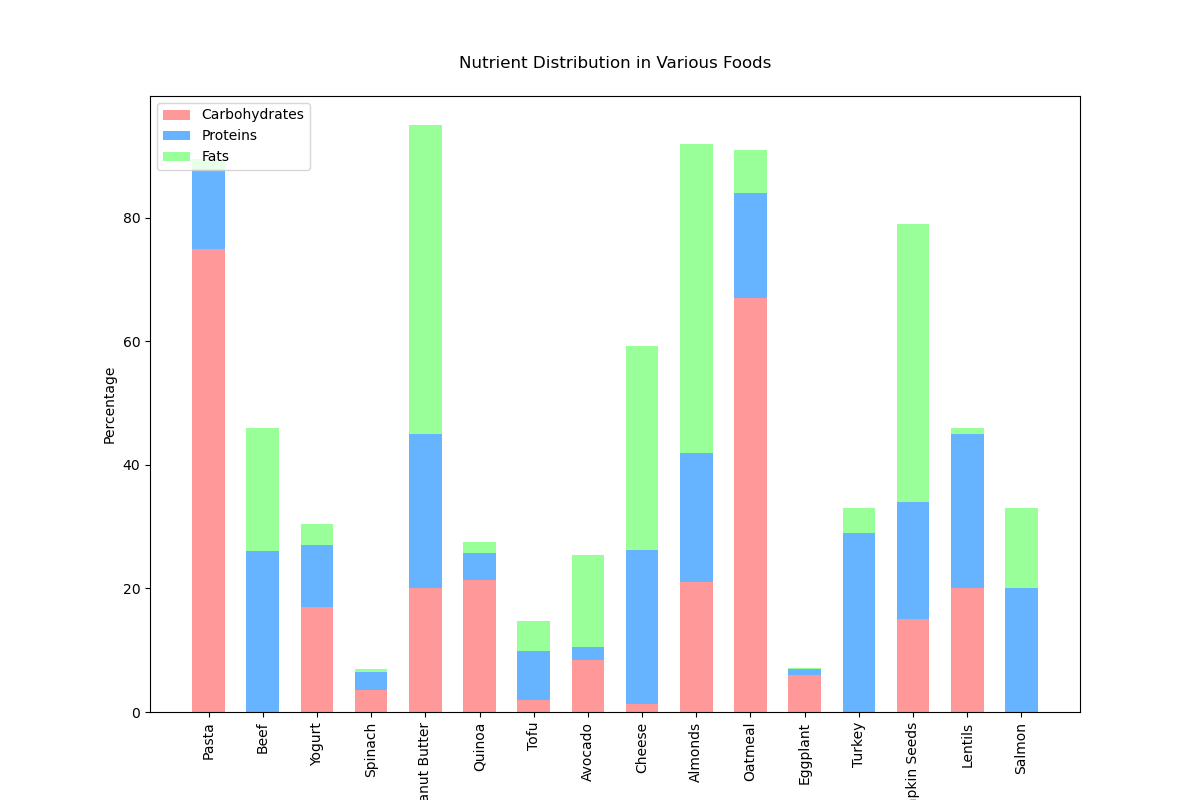

Source code (Python):

import matplotlib.pyplot as plt
import numpy as np

# Data
foods = ['Pasta', 'Beef', 'Yogurt', 'Spinach', 'Peanut Butter', 'Quinoa', 'Tofu', 'Avocado', 'Cheese', 'Almonds', 'Oatmeal', 'Eggplant', 'Turkey', 'Pumpkin Seeds', 'Lentils', 'Salmon']
carbs = [75, 0, 17, 3.6, 20, 21.3, 1.9, 8.5, 1.3, 21, 67, 6, 0, 15, 20, 0]
proteins = [13, 26, 10, 2.9, 25, 4.4, 8, 2, 25, 21, 17, 1, 29, 19, 25, 20]
fats = [1.5, 20, 3.5, 0.4, 50, 1.9, 4.8, 15, 33, 50, 7, 0.2, 4, 45, 1, 13]

# Colors
colors = ['#ff9999','#66b3ff','#99ff99']

# Stack data
ind = np.arange(len(foods))    # the x locations for the groups
width = 0.6       # the width of the bars: can also be len(x) sequence

# Plotting
fig, ax = plt.subplots(figsize=(12, 8))  # Adjusted figure size for better clarity
p1 = ax.bar(ind, carbs, width, color=colors[0])
p2 = ax.bar(ind, proteins, width, bottom=carbs, color=colors[1])
p3 = ax.bar(ind, fats, width, bottom=np.array(carbs)+np.array(proteins), color=colors[2])

ax.set_title('Nutrient Distribution in Various Foods', pad=20)
ax.set_xlabel('Food Items')
ax.set_ylabel('Percentage')
ax.set_xticks(ind)
ax.set_xticklabels(foods, rotation=90)
ax.legend((p1[0], p2[0], p3[0]), ('Carbohydrates', 'Proteins', 'Fats'), loc='upper left')

# Show the plot
plt.show()
